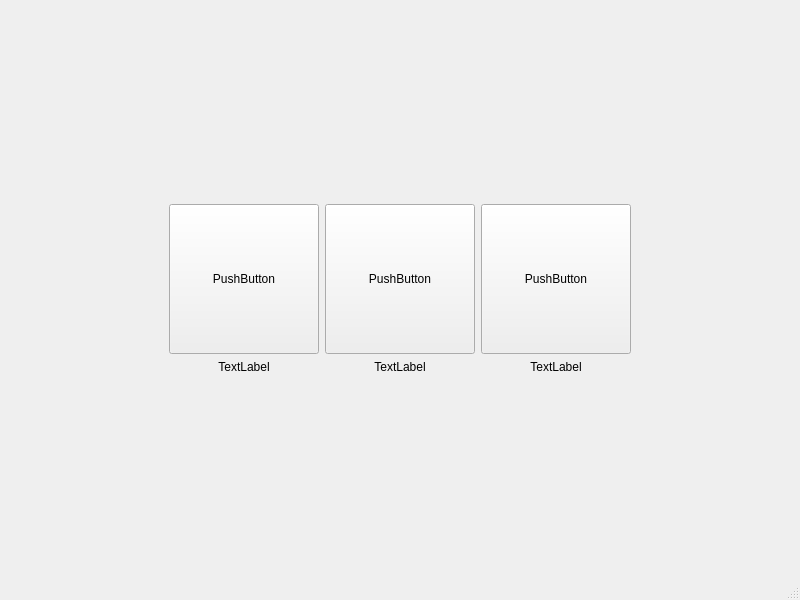
<?xml version="1.0" encoding="UTF-8"?>
<ui version="4.0">
 <class>MainWindow</class>
 <widget class="QMainWindow" name="MainWindow">
  <property name="geometry">
   <rect>
    <x>0</x>
    <y>0</y>
    <width>800</width>
    <height>600</height>
   </rect>
  </property>
  <property name="windowTitle">
   <string>MainWindow</string>
  </property>
  <widget class="QWidget" name="centralwidget">
   <layout class="QGridLayout" name="gridLayout">
    <item row="1" column="3">
     <layout class="QVBoxLayout" name="verticalLayout_3">
      <item>
       <widget class="QPushButton" name="pushButton_3">
        <property name="minimumSize">
         <size>
          <width>150</width>
          <height>150</height>
         </size>
        </property>
        <property name="text">
         <string>PushButton</string>
        </property>
       </widget>
      </item>
      <item>
       <widget class="QLabel" name="label_3">
        <property name="text">
         <string>TextLabel</string>
        </property>
        <property name="alignment">
         <set>Qt::AlignmentFlag::AlignCenter</set>
        </property>
       </widget>
      </item>
     </layout>
    </item>
    <item row="0" column="2">
     <spacer name="verticalSpacer">
      <property name="orientation">
       <enum>Qt::Orientation::Vertical</enum>
      </property>
      <property name="sizeHint" stdset="0">
       <size>
        <width>20</width>
        <height>40</height>
       </size>
      </property>
     </spacer>
    </item>
    <item row="2" column="2">
     <spacer name="verticalSpacer_2">
      <property name="orientation">
       <enum>Qt::Orientation::Vertical</enum>
      </property>
      <property name="sizeHint" stdset="0">
       <size>
        <width>20</width>
        <height>40</height>
       </size>
      </property>
     </spacer>
    </item>
    <item row="1" column="2">
     <layout class="QVBoxLayout" name="verticalLayout_2">
      <item>
       <widget class="QPushButton" name="pushButton_2">
        <property name="minimumSize">
         <size>
          <width>150</width>
          <height>150</height>
         </size>
        </property>
        <property name="text">
         <string>PushButton</string>
        </property>
       </widget>
      </item>
      <item>
       <widget class="QLabel" name="label_2">
        <property name="text">
         <string>TextLabel</string>
        </property>
        <property name="alignment">
         <set>Qt::AlignmentFlag::AlignCenter</set>
        </property>
       </widget>
      </item>
     </layout>
    </item>
    <item row="1" column="1">
     <layout class="QVBoxLayout" name="verticalLayout">
      <item>
       <widget class="QPushButton" name="pushButton">
        <property name="minimumSize">
         <size>
          <width>150</width>
          <height>150</height>
         </size>
        </property>
        <property name="text">
         <string>PushButton</string>
        </property>
       </widget>
      </item>
      <item>
       <widget class="QLabel" name="label">
        <property name="text">
         <string>TextLabel</string>
        </property>
        <property name="alignment">
         <set>Qt::AlignmentFlag::AlignCenter</set>
        </property>
       </widget>
      </item>
     </layout>
    </item>
    <item row="1" column="0">
     <spacer name="horizontalSpacer">
      <property name="orientation">
       <enum>Qt::Orientation::Horizontal</enum>
      </property>
      <property name="sizeHint" stdset="0">
       <size>
        <width>40</width>
        <height>20</height>
       </size>
      </property>
     </spacer>
    </item>
    <item row="1" column="4">
     <spacer name="horizontalSpacer_2">
      <property name="orientation">
       <enum>Qt::Orientation::Horizontal</enum>
      </property>
      <property name="sizeHint" stdset="0">
       <size>
        <width>40</width>
        <height>20</height>
       </size>
      </property>
     </spacer>
    </item>
   </layout>
  </widget>
  <widget class="QMenuBar" name="menubar">
   <property name="geometry">
    <rect>
     <x>0</x>
     <y>0</y>
     <width>800</width>
     <height>29</height>
    </rect>
   </property>
  </widget>
  <widget class="QStatusBar" name="statusbar"/>
 </widget>
 <resources/>
 <connections/>
</ui>
